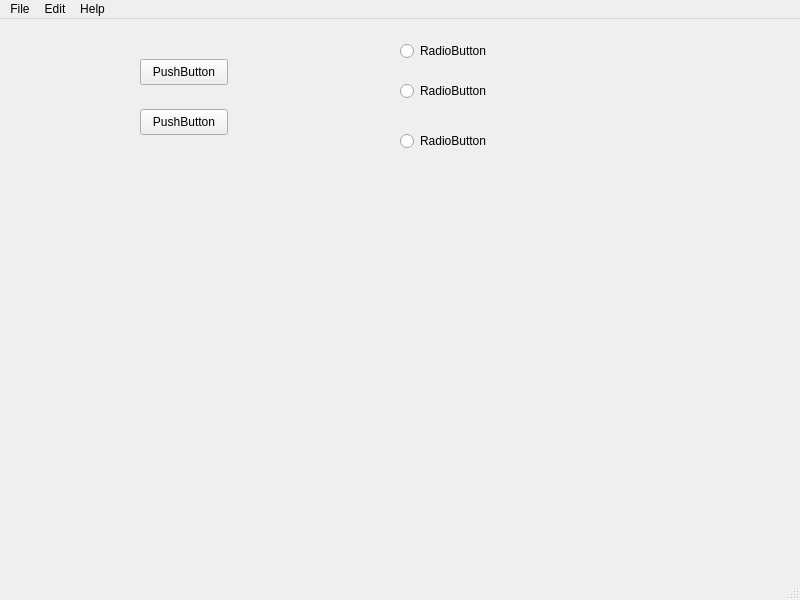
<?xml version="1.0" encoding="UTF-8"?>
<ui version="4.0">
 <class>MainWindow</class>
 <widget class="QMainWindow" name="MainWindow">
  <property name="geometry">
   <rect>
    <x>0</x>
    <y>0</y>
    <width>800</width>
    <height>600</height>
   </rect>
  </property>
  <property name="windowTitle">
   <string>MainWindow</string>
  </property>
  <widget class="QWidget" name="centralwidget">
   <widget class="QRadioButton" name="radioButton">
    <property name="geometry">
     <rect>
      <x>400</x>
      <y>20</y>
      <width>111</width>
      <height>24</height>
     </rect>
    </property>
    <property name="text">
     <string>RadioButton</string>
    </property>
   </widget>
   <widget class="QRadioButton" name="radioButton_2">
    <property name="geometry">
     <rect>
      <x>400</x>
      <y>60</y>
      <width>111</width>
      <height>24</height>
     </rect>
    </property>
    <property name="text">
     <string>RadioButton</string>
    </property>
   </widget>
   <widget class="QRadioButton" name="radioButton_3">
    <property name="geometry">
     <rect>
      <x>400</x>
      <y>110</y>
      <width>111</width>
      <height>24</height>
     </rect>
    </property>
    <property name="text">
     <string>RadioButton</string>
    </property>
   </widget>
   <widget class="QPushButton" name="pushButton">
    <property name="geometry">
     <rect>
      <x>140</x>
      <y>40</y>
      <width>88</width>
      <height>26</height>
     </rect>
    </property>
    <property name="text">
     <string>PushButton</string>
    </property>
   </widget>
   <widget class="QPushButton" name="pushButton_2">
    <property name="geometry">
     <rect>
      <x>140</x>
      <y>90</y>
      <width>88</width>
      <height>26</height>
     </rect>
    </property>
    <property name="text">
     <string>PushButton</string>
    </property>
   </widget>
  </widget>
  <widget class="QMenuBar" name="menubar">
   <property name="geometry">
    <rect>
     <x>0</x>
     <y>0</y>
     <width>800</width>
     <height>23</height>
    </rect>
   </property>
   <widget class="QMenu" name="menuFile">
    <property name="title">
     <string>File</string>
    </property>
    <addaction name="actionOpen"/>
    <addaction name="actionClose_File"/>
   </widget>
   <widget class="QMenu" name="menuEdit">
    <property name="title">
     <string>Edit</string>
    </property>
    <addaction name="actionDo_Nothing"/>
   </widget>
   <widget class="QMenu" name="menuHelp">
    <property name="title">
     <string>Help</string>
    </property>
    <addaction name="actionAbout_Installable"/>
   </widget>
   <addaction name="menuFile"/>
   <addaction name="menuEdit"/>
   <addaction name="menuHelp"/>
  </widget>
  <widget class="QStatusBar" name="statusbar"/>
  <action name="actionAbout_Installable">
   <property name="text">
    <string>About Installable...</string>
   </property>
  </action>
  <action name="actionOpen">
   <property name="text">
    <string>Open File...</string>
   </property>
  </action>
  <action name="actionClose_File">
   <property name="text">
    <string>Close File</string>
   </property>
  </action>
  <action name="actionDo_Nothing">
   <property name="text">
    <string>Do Nothing</string>
   </property>
  </action>
 </widget>
 <resources/>
 <connections/>
</ui>
